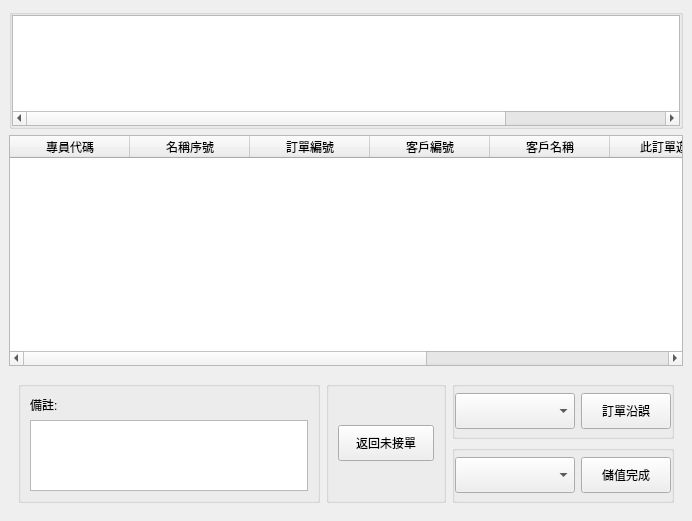
<?xml version="1.0" encoding="UTF-8"?>
<ui version="4.0">
 <class>LayerGetOrder1</class>
 <widget class="QWidget" name="LayerGetOrder1">
  <property name="geometry">
   <rect>
    <x>0</x>
    <y>0</y>
    <width>692</width>
    <height>521</height>
   </rect>
  </property>
  <property name="windowTitle">
   <string>Form</string>
  </property>
  <layout class="QGridLayout" name="gridLayout">
   <property name="leftMargin">
    <number>0</number>
   </property>
   <property name="topMargin">
    <number>0</number>
   </property>
   <property name="rightMargin">
    <number>0</number>
   </property>
   <property name="bottomMargin">
    <number>0</number>
   </property>
   <item row="0" column="0">
    <widget class="QWidget" name="wBg" native="true">
     <layout class="QVBoxLayout" name="verticalLayout">
      <item>
       <widget class="QGroupBox" name="groupBox">
        <property name="minimumSize">
         <size>
          <width>0</width>
          <height>120</height>
         </size>
        </property>
        <property name="maximumSize">
         <size>
          <width>16777215</width>
          <height>120</height>
         </size>
        </property>
        <layout class="QGridLayout" name="gridLayout_2">
         <property name="leftMargin">
          <number>0</number>
         </property>
         <property name="topMargin">
          <number>0</number>
         </property>
         <property name="rightMargin">
          <number>0</number>
         </property>
         <property name="bottomMargin">
          <number>0</number>
         </property>
         <property name="spacing">
          <number>0</number>
         </property>
         <item row="0" column="0">
          <widget class="QTableWidget" name="tbUser">
           <property name="editTriggers">
            <set>QAbstractItemView::NoEditTriggers</set>
           </property>
           <attribute name="horizontalHeaderVisible">
            <bool>false</bool>
           </attribute>
           <attribute name="horizontalHeaderMinimumSectionSize">
            <number>36</number>
           </attribute>
           <attribute name="horizontalHeaderDefaultSectionSize">
            <number>200</number>
           </attribute>
           <attribute name="verticalHeaderVisible">
            <bool>false</bool>
           </attribute>
           <column>
            <property name="text">
             <string>新增欄位</string>
            </property>
           </column>
           <column>
            <property name="text">
             <string>新增欄位</string>
            </property>
           </column>
           <column>
            <property name="text">
             <string>新增欄位</string>
            </property>
           </column>
           <column>
            <property name="text">
             <string>新增欄位</string>
            </property>
           </column>
          </widget>
         </item>
        </layout>
       </widget>
      </item>
      <item>
       <widget class="QWidget" name="widget_2" native="true">
        <property name="sizePolicy">
         <sizepolicy hsizetype="Preferred" vsizetype="Expanding">
          <horstretch>0</horstretch>
          <verstretch>0</verstretch>
         </sizepolicy>
        </property>
        <property name="minimumSize">
         <size>
          <width>0</width>
          <height>200</height>
         </size>
        </property>
        <layout class="QGridLayout" name="gridLayout_3">
         <property name="leftMargin">
          <number>0</number>
         </property>
         <property name="topMargin">
          <number>0</number>
         </property>
         <property name="rightMargin">
          <number>0</number>
         </property>
         <property name="bottomMargin">
          <number>0</number>
         </property>
         <item row="0" column="0">
          <widget class="QTableWidget" name="tbOrder">
           <property name="editTriggers">
            <set>QAbstractItemView::NoEditTriggers</set>
           </property>
           <attribute name="horizontalHeaderDefaultSectionSize">
            <number>120</number>
           </attribute>
           <column>
            <property name="text">
             <string>專員代碼</string>
            </property>
           </column>
           <column>
            <property name="text">
             <string>名稱序號</string>
            </property>
           </column>
           <column>
            <property name="text">
             <string>訂單編號</string>
            </property>
           </column>
           <column>
            <property name="text">
             <string>客戶編號</string>
            </property>
           </column>
           <column>
            <property name="text">
             <string>客戶名稱</string>
            </property>
           </column>
           <column>
            <property name="text">
             <string>此訂單遊戲</string>
            </property>
           </column>
           <column>
            <property name="text">
             <string>接單狀態</string>
            </property>
           </column>
           <column>
            <property name="text">
             <string>操作</string>
            </property>
           </column>
          </widget>
         </item>
        </layout>
       </widget>
      </item>
      <item>
       <widget class="QStackedWidget" name="wBottom">
        <property name="minimumSize">
         <size>
          <width>0</width>
          <height>140</height>
         </size>
        </property>
        <property name="maximumSize">
         <size>
          <width>16777215</width>
          <height>140</height>
         </size>
        </property>
        <property name="currentIndex">
         <number>1</number>
        </property>
        <widget class="QWidget" name="page0"/>
        <widget class="QWidget" name="page1" native="true">
         <layout class="QGridLayout" name="gridLayout_4" columnstretch="1,0,0">
          <item row="1" column="2">
           <widget class="QGroupBox" name="groupBox_3">
            <property name="minimumSize">
             <size>
              <width>0</width>
              <height>40</height>
             </size>
            </property>
            <layout class="QHBoxLayout" name="horizontalLayout">
             <property name="leftMargin">
              <number>0</number>
             </property>
             <property name="topMargin">
              <number>0</number>
             </property>
             <property name="rightMargin">
              <number>0</number>
             </property>
             <property name="bottomMargin">
              <number>0</number>
             </property>
             <item>
              <widget class="QComboBox" name="cbAddValueType">
               <property name="minimumSize">
                <size>
                 <width>120</width>
                 <height>36</height>
                </size>
               </property>
               <property name="maximumSize">
                <size>
                 <width>180</width>
                 <height>16777215</height>
                </size>
               </property>
              </widget>
             </item>
             <item>
              <widget class="QPushButton" name="btnFinish">
               <property name="minimumSize">
                <size>
                 <width>90</width>
                 <height>36</height>
                </size>
               </property>
               <property name="maximumSize">
                <size>
                 <width>90</width>
                 <height>36</height>
                </size>
               </property>
               <property name="text">
                <string>儲值完成</string>
               </property>
              </widget>
             </item>
            </layout>
           </widget>
          </item>
          <item row="0" column="2">
           <widget class="QGroupBox" name="groupBox_4">
            <layout class="QHBoxLayout" name="horizontalLayout_2">
             <property name="leftMargin">
              <number>0</number>
             </property>
             <property name="topMargin">
              <number>0</number>
             </property>
             <property name="rightMargin">
              <number>0</number>
             </property>
             <property name="bottomMargin">
              <number>0</number>
             </property>
             <item>
              <widget class="QComboBox" name="comboBox_3">
               <property name="minimumSize">
                <size>
                 <width>120</width>
                 <height>36</height>
                </size>
               </property>
               <property name="maximumSize">
                <size>
                 <width>180</width>
                 <height>16777215</height>
                </size>
               </property>
              </widget>
             </item>
             <item>
              <widget class="QPushButton" name="pushButton">
               <property name="minimumSize">
                <size>
                 <width>90</width>
                 <height>36</height>
                </size>
               </property>
               <property name="maximumSize">
                <size>
                 <width>90</width>
                 <height>36</height>
                </size>
               </property>
               <property name="text">
                <string>訂單沿誤</string>
               </property>
              </widget>
             </item>
            </layout>
           </widget>
          </item>
          <item row="0" column="1" rowspan="2">
           <widget class="QGroupBox" name="groupBox_3">
            <property name="minimumSize">
             <size>
              <width>120</width>
              <height>0</height>
             </size>
            </property>
            <layout class="QGridLayout" name="gridLayout_5">
             <item row="0" column="0">
              <widget class="QPushButton" name="btnBackOrder">
               <property name="minimumSize">
                <size>
                 <width>90</width>
                 <height>36</height>
                </size>
               </property>
               <property name="text">
                <string>返回未接單</string>
               </property>
              </widget>
             </item>
            </layout>
           </widget>
          </item>
          <item row="0" column="0" rowspan="2">
           <widget class="QGroupBox" name="groupBox">
            <property name="maximumSize">
             <size>
              <width>16777215</width>
              <height>200</height>
             </size>
            </property>
            <layout class="QVBoxLayout" name="verticalLayout_2">
             <item>
              <widget class="QLabel" name="label">
               <property name="text">
                <string>備註:</string>
               </property>
              </widget>
             </item>
             <item>
              <widget class="QTextEdit" name="textEdit">
               <property name="styleSheet">
                <string notr="true">font: 16px &quot;Microsoft JhengHei UI&quot;;</string>
               </property>
               <property name="html">
                <string>&lt;!DOCTYPE HTML PUBLIC &quot;-//W3C//DTD HTML 4.0//EN&quot; &quot;http://www.w3.org/TR/REC-html40/strict.dtd&quot;&gt;
&lt;html&gt;&lt;head&gt;&lt;meta name=&quot;qrichtext&quot; content=&quot;1&quot; /&gt;&lt;meta charset=&quot;utf-8&quot; /&gt;&lt;style type=&quot;text/css&quot;&gt;
p, li { white-space: pre-wrap; }
&lt;/style&gt;&lt;/head&gt;&lt;body style=&quot; font-family:'Microsoft JhengHei UI'; font-size:16px; font-weight:400; font-style:normal;&quot;&gt;
&lt;p style=&quot;-qt-paragraph-type:empty; margin-top:0px; margin-bottom:0px; margin-left:0px; margin-right:0px; -qt-block-indent:0; text-indent:0px;&quot;&gt;&lt;br /&gt;&lt;/p&gt;&lt;/body&gt;&lt;/html&gt;</string>
               </property>
              </widget>
             </item>
            </layout>
           </widget>
          </item>
         </layout>
        </widget>
       </widget>
      </item>
     </layout>
    </widget>
   </item>
  </layout>
 </widget>
 <resources/>
 <connections/>
</ui>
